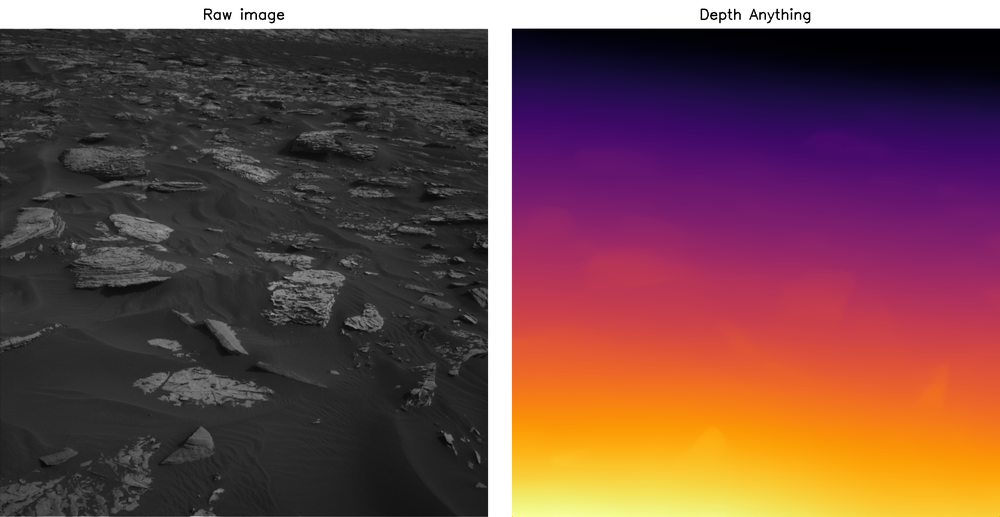
#> input picture srcTest/NLB_551440749EDR_F0640996NCAM07753M1_img_depth.png, 1000 x 517 px, shrunk from 2098 x 1084 before the run
$ jupyter execute --allow-errors imageLable.ipynb
#> lines starting #> are read from the running program, lines starting #| are printed output that depends on the picture
[cell 1]
import cv2
import os
import numpy as np

DATA_FOLDER = os.path.dirname(os.getcwd())
print(DATA_FOLDER)

[cell 2]
DATA_IMAGES_TRAIN = os.path.join(DATA_FOLDER, 'dataset', 'ai4mars-dataset-merged-0.1', 'msl','images','edr','train')
img_path = os.path.join(DATA_IMAGES_TRAIN, 'NLB_551440749EDR_F0640996NCAM07753M1.jpg')
print(img_path)

[cell 3]
img = cv2.imread(img_path)
cv2.imshow('image', img)
cv2.waitKey(0)

[cell 4]
DATA_LABLES_TRAIN = os.path.join(DATA_FOLDER, 'dataset', 'ai4mars-dataset-merged-0.1', 'msl','labels','train')
labl_path = os.path.join(DATA_LABLES_TRAIN, 'NLB_551440749EDR_F0640996NCAM07753M1.png')
lbl = cv2.imread(labl_path)
#> (the rest of this cell did not finish here and is left out)

[cell 5]
depth_anything_path = os.getcwd() + '/NLB_551440749EDR_F0640996NCAM07753M1_img_depth.png'
depth_anything = cv2.imread(depth_anything_path)
#> depth_anything is the input picture: shape (517, 1000, 3); mean B, G, R 72.3, 74.1, 111.4
depth_anything_gray = cv2.imread(depth_anything_path, cv2.IMREAD_GRAYSCALE)
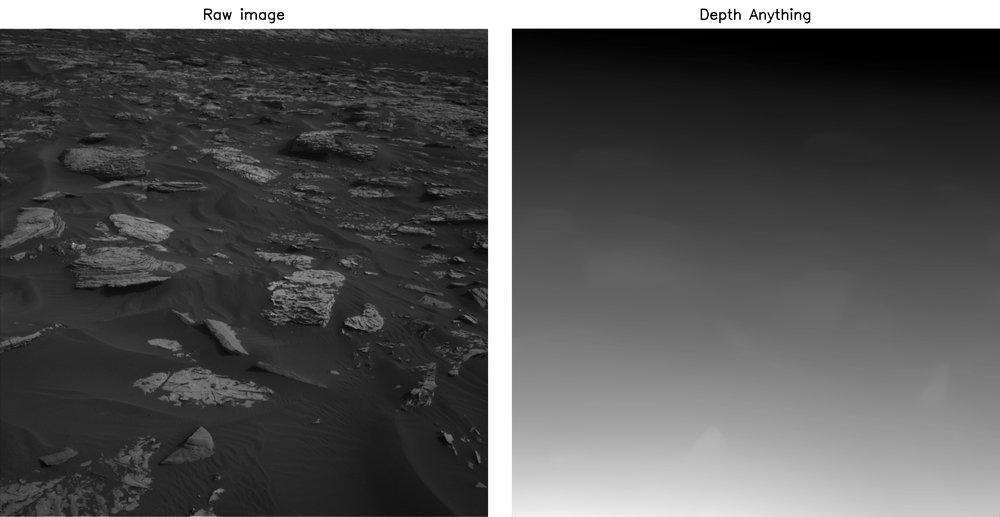
#> depth_anything_gray: shape (517, 1000); min 0, max 255, mean 84.8
cv2.imshow('depthC', depth_anything*5)
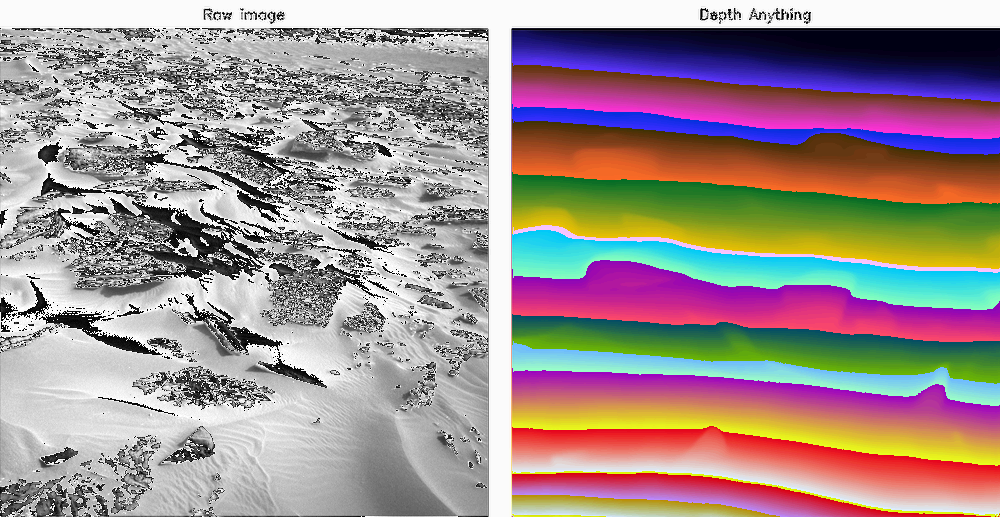
#> window 'depthC': shape (517, 1000, 3); mean B, G, R 143.8, 143.5, 159.7
cv2.imshow('depth', depth_anything_gray*5)
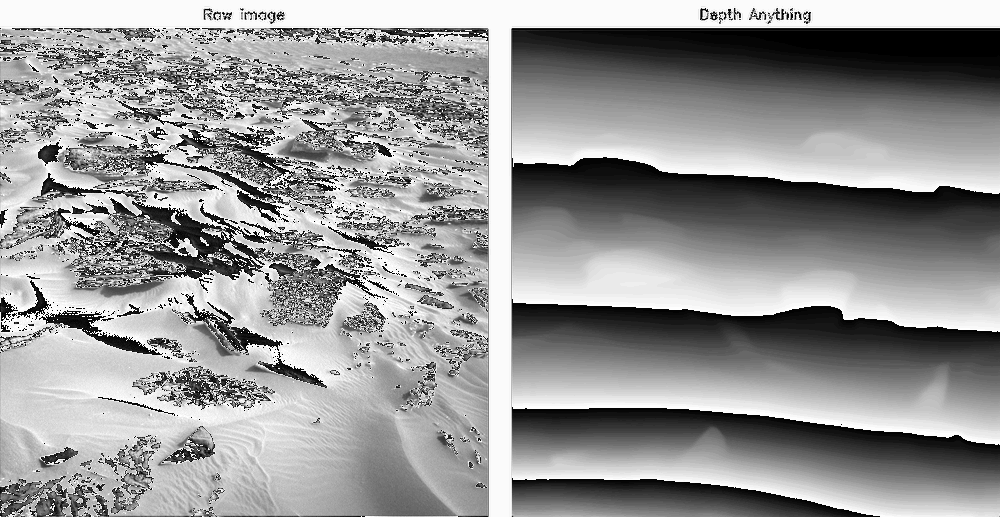
#> window 'depth': shape (517, 1000); min 0, max 255, mean 150.3
cv2.waitKey(0)

[cell 6]
depth_anything_path_single = os.getcwd() + '/NLB_551440749EDR_F0640996NCAM07753M1_depth_single.png'
da_s = cv2.imread(depth_anything_path_single)
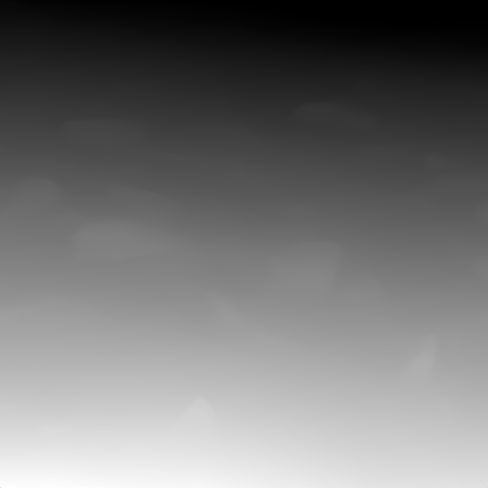
#> input picture srcTest/NLB_551440749EDR_F0640996NCAM07753M1_depth_single.png, 488 x 488 px, shrunk from 1024 x 1024 before the run
#> da_s is the input picture: shape (488, 488, 3); min 0, max 254, mean 115.6


#> (the rest of this cell did not finish here and is left out)
